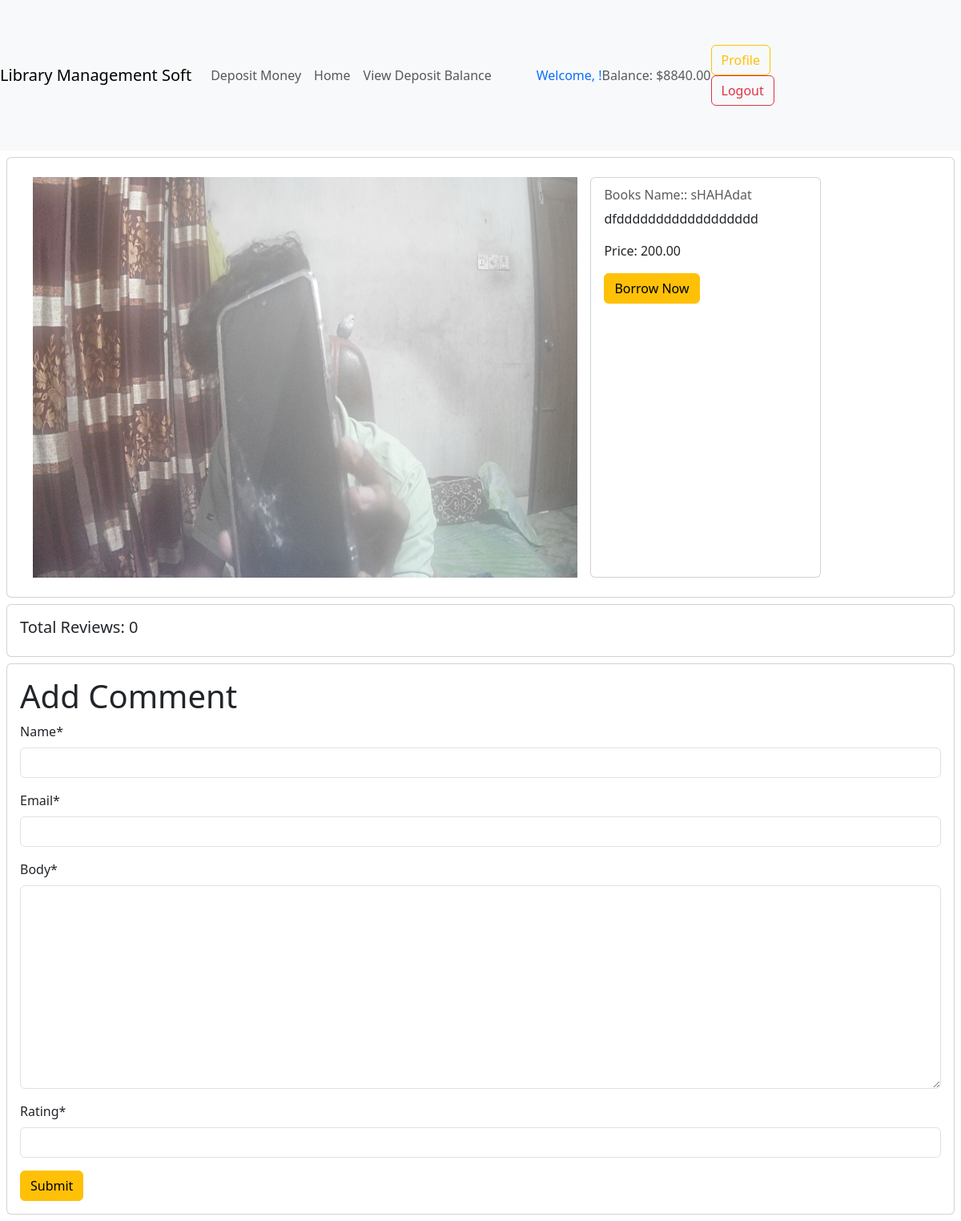
/books/post/1/ (signed in), run on the app's committed database.
### user/models.py (models this page shows)
class Account(models.Model):
    user = models.OneToOneField(User,related_name='account', on_delete=models.CASCADE)
    balance = models.DecimalField(decimal_places=2, max_digits=12, default=0)

### books/models.py (models this page shows, shortened)
class Book(models.Model):
    title = models.CharField(max_length=50)
    description = models.TextField()
    category = models.ManyToManyField(Category, related_name='books')
    borrowing_price = models.DecimalField(max_digits=6, decimal_places=2)
    user = models.ForeignKey(User, on_delete=models.CASCADE)
    image = models.ImageField(upload_to='books/media/uploads/', blank =True, null = True)

### books/views.py (the view)
# urls.py: path('post/<int:id>/', views.DetailPostView.as_view(),name='details'),
class DetailPostView(DetailView):
    model = models.Book
    pk_url_kwarg = 'id'
    template_name = 'user/details.html'
    context_object_name ='post'
    def post(self, request, *args, **kwargs):
        comments_form = forms.ReviewForm(data=self.request.POST)
        post = self.get_object()
        if comments_form.is_valid():
            new_comment = comments_form.save(commit = False)
            new_comment.book = post
            new_comment.save()
        return self.get(request, *args, **kwargs)
    def get_context_data(self, **kwargs):
        context = super().get_context_data(**kwargs)
        post = self.object # post model er object
        comments = post.reviews.all()
        comments_form = forms.ReviewForm()
        context['comments'] = comments
        context['comments_form'] = comments_form
        return context

### books/forms.py
class ReviewForm(forms.ModelForm):
    class Meta:
        model = Review
        fields = ['name','email','body','rating']

### user/templates/user/details.html (shortened to what this page needs)
{% extends "base.html" %}
{% load crispy_forms_tags %}
{% block content %}
<div class="card p-2 m-2">
    <div class="mx-2 p-2 d-flex">
        <img src="{{post.image.url}}" class="m-2" alt="{{post.title}}" style="width: 60%; height: 500px;">
        <div class="card m-2" style="width: 18rem;">
            <div class="card-body">
                <h6 class="card-subtitle mb-2 text-body-secondary">Books Name:: {{post.title}}</h6>
                <p class="card-text">{{post.description}}</p>
                <p class="card-text">Price: {{post.borrowing_price}}</p>
                {% if request.user.is_authenticated %}
                <form action="{% url 'show_borrow_books' post.id %}" method="post">
                    <button type="submit" class="btn btn-warning">Borrow Now</button>
                </form>
                {% endif %}
            </div>
        </div>
    </div>
</div>
<div class="card m-2">
    <h5 class="p-3">Total Reviews: {{comments | length}}</h5>
</div>
<div class="card m-2">
    <div class="card-body">
        <form action="" method="post">
            <h1>Add Comment</h1>
            {{comments_form | crispy}}
            <button class="btn btn-warning">Submit</button>
        </form>
    </div>
</div>
{% endblock %}

### user/templates/base.html (shortened to what this page needs)
<!DOCTYPE html>
<html lang="en">
<head>
    <link href="https://cdn.jsdelivr.net/npm/bootstrap@5.3.3/dist/css/bootstrap.min.css" rel="stylesheet"
>
</head>
<body>
    <nav class="navbar navbar-expand-lg navbar-light bg-light">
        <a class="navbar-brand" href="/">Library Management Soft</a>
        <div class="collapse navbar-collapse" id="navbarNav">
            <ul class="navbar-nav mr-auto">
                {% if request.user.is_authenticated %}
                <li class="nav-item">
                    <a class="nav-link" href="{% url 'deposite_money' %}">Deposit Money</a>
                </li>
                <li class="nav-item">
                    <a class="nav-link" href="/">Home</a>
                </li>
                <li class="nav-item">
                    <a class="nav-link" href="#">View Deposit Balance</a>
                </li>
                {% endif %}
            </ul>
            <ul class="navbar-nav m-xl-5">
                {% if request.user.is_authenticated %}
                <li class="nav-item d-flex align-items-center">
                    <span class="font-weight-bold text-primary mr-3">Welcome, {{ request.user.first_name }}!</span>
                    <span class="text-muted mr-3">Balance: ${{ request.user.account.balance }}</span>
                </li>
                <li class="nav-item">
                 <a class="btn btn-outline-warning" href="{% url 'profile' %}">Profile</a>
                    <form class="form-inline" action="{% url 'logout' %}" method="post">
                        <button type="submit" class="btn btn-outline-danger my-2 my-sm-0">Logout</button>
                    </form>
                </li>
                {% endif %}
            </ul>
        </div>
    </nav>
    {% block content %}
    {% endblock %}
</body>
</html>

### data on the page
Book: image (picture), title "sHAHAdat", description "dfdddddddddddddddddd", borrowing_price "200.00"

### other printed values
{{ request.user.account.balance }} "8840.00"
{{ comments | length }} "0"
